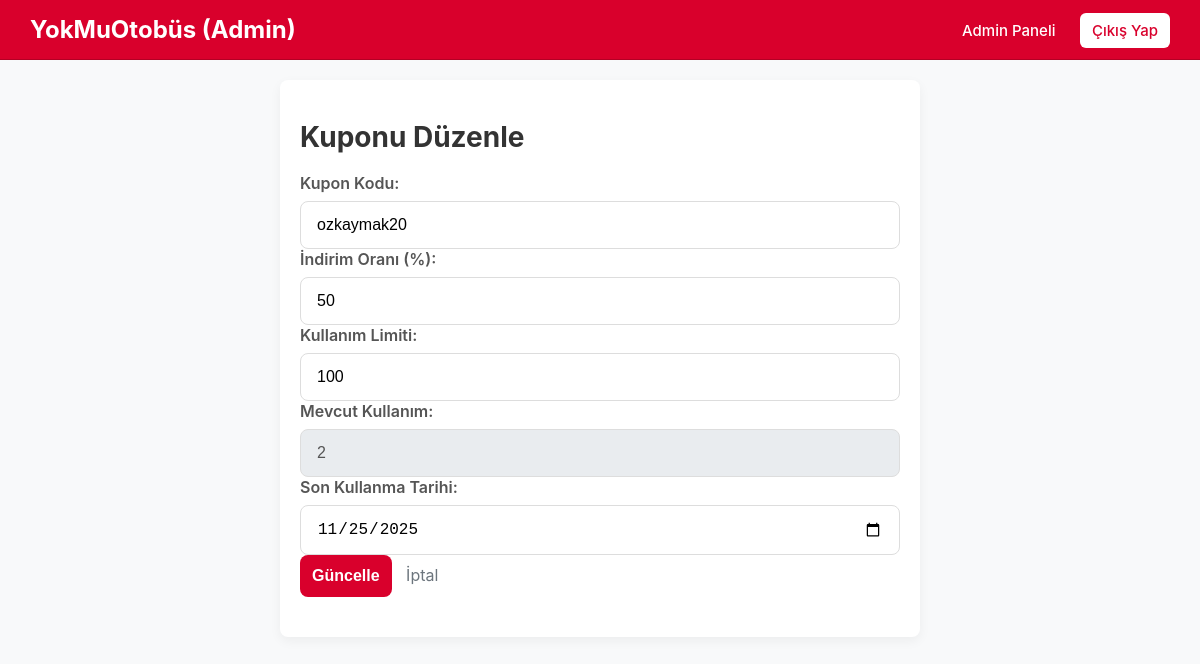
Screenshot of /edit_coupon.php?id=4731ac83-0517-4bab-908f-77489672c9f2 (signed in) with the database file from the repository.
### tables this page shows
CREATE TABLE "Coupons" (
    "id" TEXT PRIMARY KEY,
    "code" TEXT NOT NULL UNIQUE,
    "discount_rate" REAL NOT NULL,
    "usage_limit" INTEGER NOT NULL,
    "usage_count" INTEGER DEFAULT 0,
    "expiration_date" DATE NOT NULL
);

### edit_coupon.php (the view, shortened to what this page needs)
<?php
include 'database.php';
$id = $_GET['id'] ?? null;
try {
    $stmt = $db->prepare("SELECT * FROM \"Coupons\" WHERE id = ?");
    $stmt->execute([$id]);
    $coupon = $stmt->fetch();
} catch (Exception $e) { header("Location: admin_panel.php?error=" . urlencode($e->getMessage())); exit; }
?>
<!DOCTYPE html>
<html lang="tr">
<head>
    <meta charset="UTF-8"><title>Kupon Düzenle</title><link rel="stylesheet" href="styles.css">
</head>
<body>
     <header class="header">
        <div class="logo"><a href="index.php">YokMuOtobüs (Admin)</a></div>
        <nav class="nav"> <a href="admin_panel.php">Admin Paneli</a> <a href="logout.php" class="nav-button">Çıkış Yap</a> </nav>
     </header>
     <main class="panel-container" style="max-width: 600px;">
        <h1>Kuponu Düzenle</h1>
        <form action="admin_actions.php" method="POST">
             <div class="form-group"><label for="code">Kupon Kodu:</label><input type="text" id="code" name="code" value="<?php echo htmlspecialchars($coupon['code']); ?>" required></div>
             <div class="form-group"><label for="rate">İndirim Oranı (%):</label><input type="number" id="rate" name="discount_rate" value="<?php echo htmlspecialchars($coupon['discount_rate'] * 100); ?>" min="1" max="100" step="1" required></div>
             <div class="form-group"><label for="limit">Kullanım Limiti:</label><input type="number" id="limit" name="usage_limit" value="<?php echo htmlspecialchars($coupon['usage_limit']); ?>" min="0" required></div>
             <div class="form-group"><label>Mevcut Kullanım:</label><input type="number" value="<?php echo htmlspecialchars($coupon['usage_count']); ?>" disabled style="background-color: #e9ecef;"></div>
             <div class="form-group"><label for="expiry">Son Kullanma Tarihi:</label><input type="date" id="expiry" name="expiration_date" value="<?php echo htmlspecialchars($coupon['expiration_date']); ?>" required></div>
             <button type="submit" class="search-button" style="height: auto; padding: 12px; width: auto;">Güncelle</button>
             <a href="admin_panel.php" style="margin-left: 10px; color: #6c757d;">İptal</a>
        </form>
     </main>
</body>
</html>

### styles.css (style rules this page uses)
body { margin: 0; font-family: -apple-system, BlinkMacSystemFont, "Segoe UI", Roboto, "Helvetica Neue", Arial, sans-serif; background-color: #f8f9fa; color: #333; }
a { text-decoration: none; color: #007bff; }
.header { background-color: #d9002c; padding: 15px 30px; border-bottom: 1px solid #b30024; display: flex; justify-content: space-between; align-items: center; }
.header .logo { font-size: 24px; font-weight: bold; color: #ffffff; }
.header .logo a { text-decoration: none; color: inherit; }
.header .nav a { margin-left: 20px; font-weight: 500; color: #ffffff; font-size: 15px; }
.header .nav a.nav-button { background-color: #ffffff; color: #d9002c; padding: 8px 12px; border-radius: 6px; }
.form-group { flex: 1; min-width: 200px; text-align: left; }
.form-group label { display: block; font-weight: 600; margin-bottom: 8px; color: #555; }
.form-group input { width: 100%; padding: 14px 16px; border: 1px solid #ddd; border-radius: 8px; font-size: 16px; box-sizing: border-box; }
.search-button { background-color: #d9002c; color: white; border: none; padding: 14px 30px; font-size: 16px; font-weight: bold; border-radius: 8px; cursor: pointer; transition: background-color 0.3s; height: 50px; }
.panel-container { padding: 40px 20px; max-width: 1000px; margin: 20px auto; background: #fff; border-radius: 8px; box-shadow: 0 4px 12px rgba(0,0,0,0.05); }
.panel-container h1 { font-size: 28px; color: #333; margin-top: 0; }
:root { --seat-available-bg: #fff; --seat-available-border: #ced4da; --seat-available-text: #495057; --seat-available-hover-bg: #e9ecef; --seat-selected-bg: #63d3a6; --seat-selected-border: #4dbb92; --seat-selected-text: #fff; --seat-male-bg: #bde0fe; --seat-male-border: #a2d2ff; --seat-male-text: #004a99; --seat-female-bg: #ffc0cb; --seat-female-border: #fba0af; --seat-female-text: #a30000; }

### rows the page displays
coupons: code "ozkaymak20", discount_rate "50", usage_limit "100", usage_count "2", expiration_date "11/25/2025"
